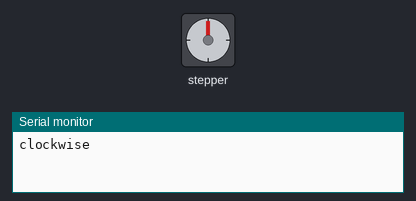
The program below on a simulated ESP32. Parts: stepper motor, the last lines printed to the serial monitor. Stepper angles assume 2048 steps per turn.

Above: at 0.05 s.
At 4.0 s:
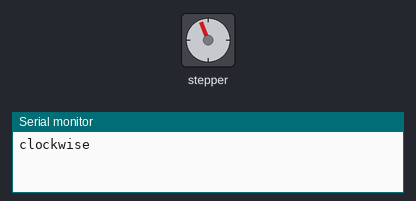
At 7.3 s:
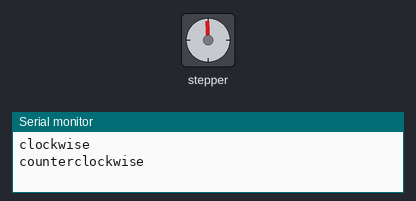
At 10.8 s:
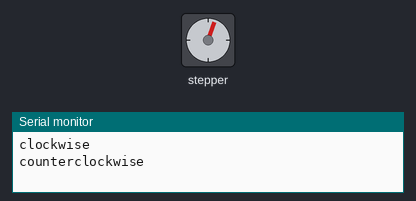
Timing chart, 0 to 18.2 s (numbered marks = the images above):
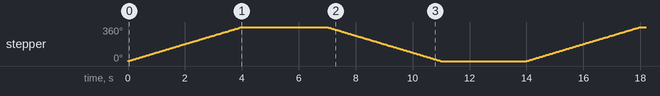

Measured:
- by itself, stepper: turns 360° clockwise in 4.0 s, then 360° counter-clockwise in 4.0 s, repeating every 14.0 s

The program:

main.cpp
```cpp
#include <Arduino.h>

#include <Stepper.h>

#define PIN_1 25
#define PIN_2 26
#define PIN_3 27
#define PIN_4 13

const int stepsPerRevolution = 2048; // 28BYJ-48

Stepper myStepper(stepsPerRevolution, PIN_1, PIN_2, PIN_3, PIN_4);

void setup() {
    myStepper.setSpeed(15);
    Serial.begin(115200);
}

void loop() {
    // step one revolution in one direction:
    Serial.println("clockwise");
    myStepper.step(stepsPerRevolution);
    delay(3000);

    // step one revolution in the other direction:
    Serial.println("counterclockwise");
    myStepper.step(-stepsPerRevolution);
    delay(3000);
}
```
